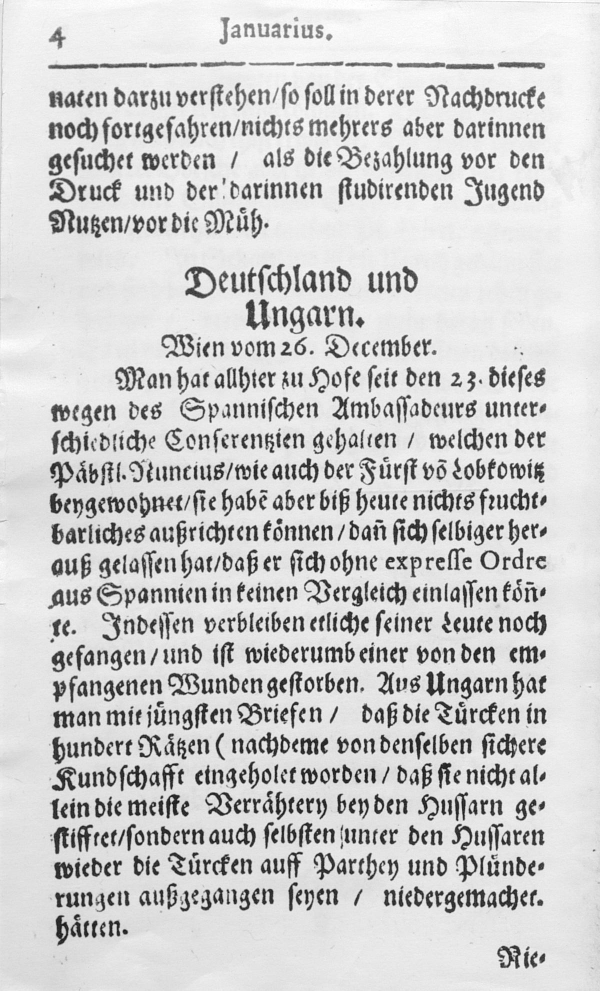
//> input picture _share/992520.jpg, 1200 x 1981 px (shown at 1/2 size)
$ ./gradient   (built with g++ and OpenCV 4)
//> lines starting //> are read from the running program, lines starting //| are printed output that depends on the picture; after the words box and inside, x2 and y2 are one past the last pixel; in counts of white or black regions, pixels touching at a corner belong together
// #include "stdafx.h"

#include <opencv2/core/core.hpp>
#include <opencv2/highgui/highgui.hpp>
#include <opencv2/imgproc/imgproc.hpp>
#include <iostream>

using namespace cv;
using namespace std;

#define INPUT_FILE              "992520.jpg"
#define OUTPUT_FOLDER_PATH      string("")

int main(int argc, char* argv[])
{
    Mat large = imread(INPUT_FILE);
//> large is the input picture: 1981 rows x 1200 cols, CV_8UC3; min 0, max 255, mean 204.5
    Mat rgb;
    // downsample and use it for processing
    pyrDown(large, rgb);
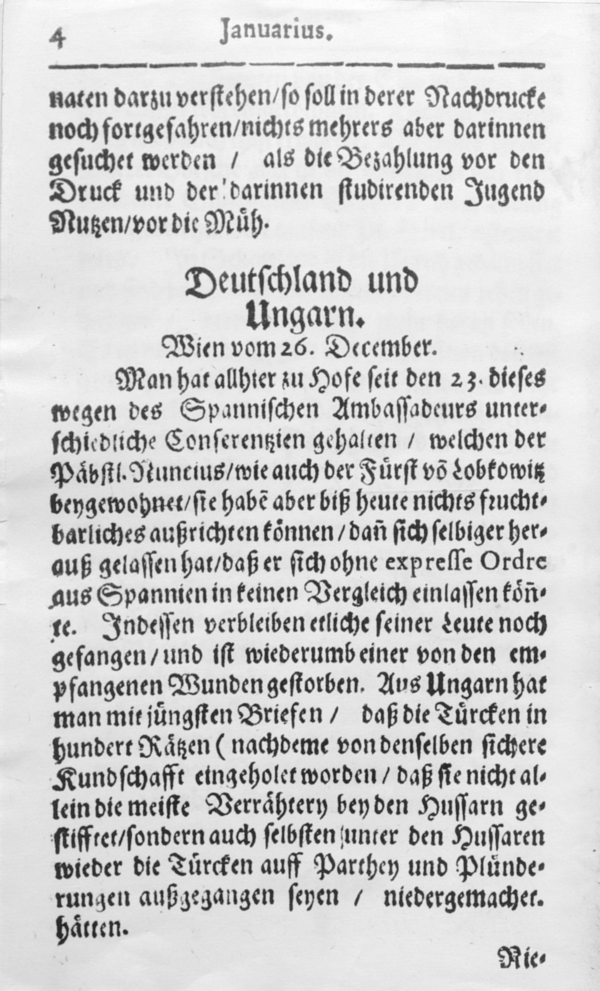
//> rgb: 991 rows x 600 cols, CV_8UC3; min 31, max 255, mean 204.6
    Mat small;
    cvtColor(rgb, small, CV_BGR2GRAY);
    // morphological gradient
    Mat grad;
    Mat morphKernel = getStructuringElement(MORPH_ELLIPSE, Size(3, 3));
    morphologyEx(small, grad, MORPH_GRADIENT, morphKernel);
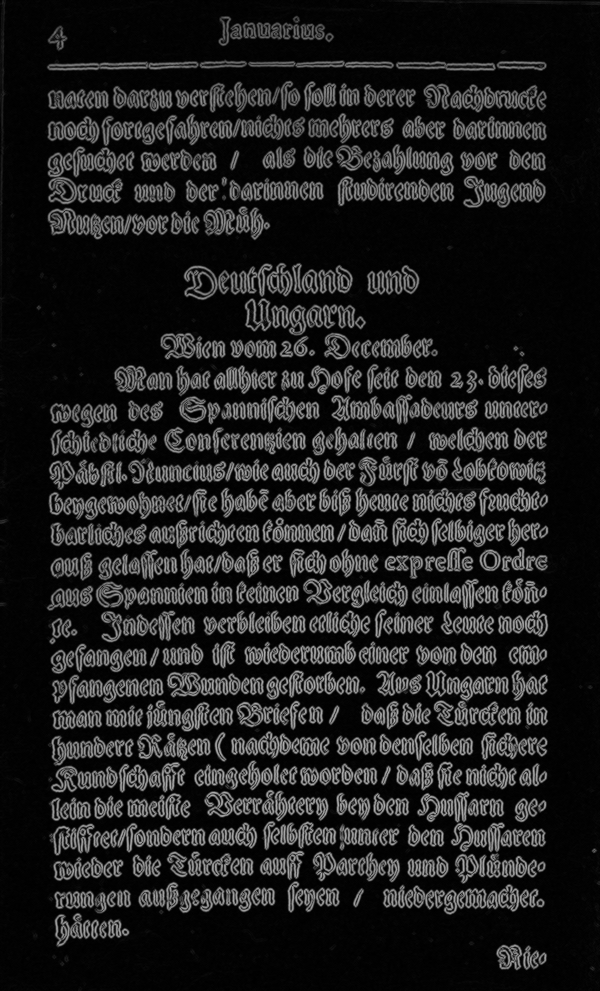
//> grad: 991 rows x 600 cols, CV_8UC1; min 0, max 177, mean 31.5
    // binarize
    Mat bw;
    threshold(grad, bw, 0.0, 255.0, THRESH_BINARY | THRESH_OTSU);
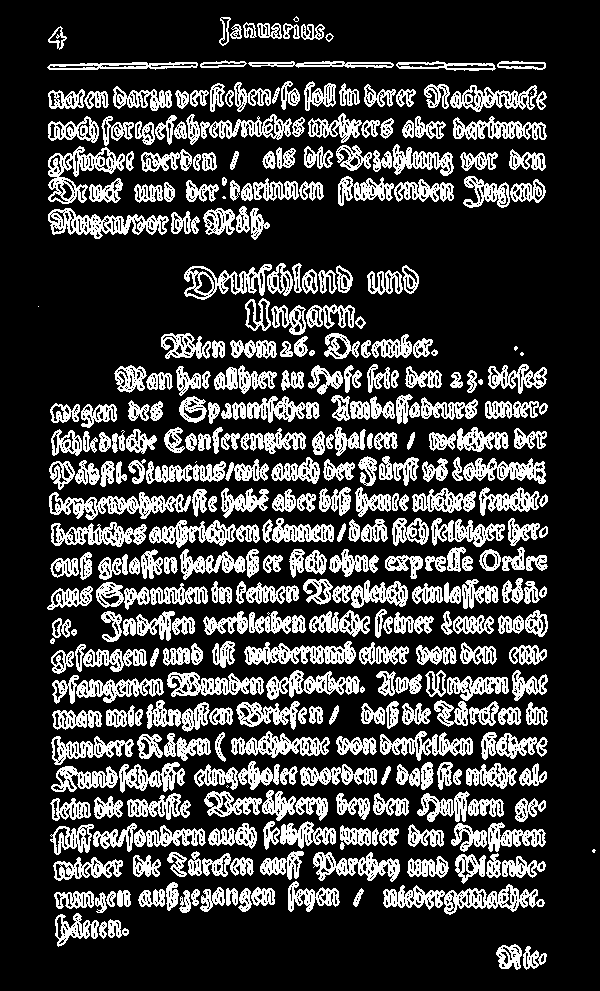
//> bw: 991 rows x 600 cols, CV_8UC1; 24% white in thin lines or dots, all inside (x1, y1, x2, y2) = (38, 16, 596, 970)
    // connect horizontally oriented regions
    Mat connected;
    morphKernel = getStructuringElement(MORPH_RECT, Size(9, 1));
    morphologyEx(bw, connected, MORPH_CLOSE, morphKernel);
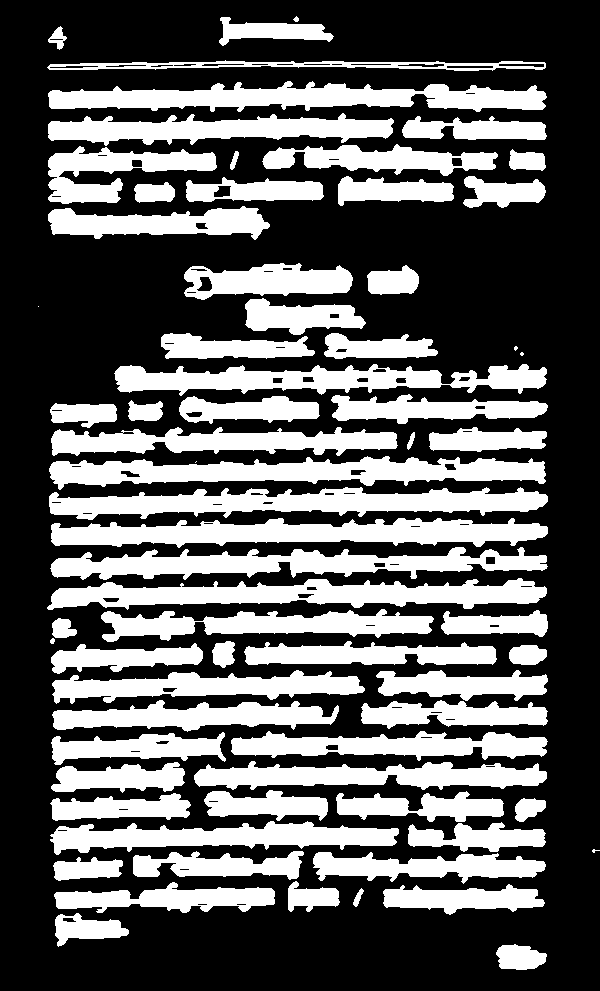
//> connected: 991 rows x 600 cols, CV_8UC1; 36.2% white; 70 white regions (5 under 20 px)
    // find contours
    Mat mask = Mat::zeros(bw.size(), CV_8UC1);
    vector<vector<Point>> contours;
    vector<Vec4i> hierarchy;
    findContours(connected, contours, hierarchy, CV_RETR_CCOMP, CV_CHAIN_APPROX_SIMPLE, Point(0, 0));
//> contours = 151 contours, 33 with area under 20; largest, box (x1, y1, x2, y2) and area: (49, 456, 546, 490) 9137, (51, 518, 548, 548) 9013, (49, 487, 548, 520) 8921, (47, 578, 547, 610) 8788, (48, 81, 547, 112) 8613
    // filter contours
    for(int idx = 0; idx >= 0; idx = hierarchy[idx][0])
    {
        Rect rect = boundingRect(contours[idx]);
        Mat maskROI(mask, rect);
        maskROI = Scalar(0, 0, 0);
        // fill the contour
        drawContours(mask, contours, idx, Scalar(255, 255, 255), CV_FILLED);
        // ratio of non-zero pixels in the filled region
        double r = (double)countNonZero(maskROI)/(rect.width*rect.height);

        if (r > .45 /* assume at least 45% of the area is filled if it contains text */
            &&
            (rect.height > 8 && rect.width > 8) /* constraints on region size */
            /* these two conditions alone are not very robust. better to use something
            like the number of significant peaks in a horizontal projection as a third condition */
            )
        {
            rectangle(rgb, rect, Scalar(0, 255, 0), 2);
        }
    }
//> this loop made 70 passes
//> (rect, r) on passes 1 to 12: (Rect(496, 944, 51, 26), 0.753), (Rect(55, 913, 74, 34), 0.571), (Rect(353, 888, 11, 19), 0.44), (Rect(383, 884, 162, 31), 0.608), (Rect(54, 882, 221, 31), 0.566), (Rect(288, 881, 52, 31), 0.62), (Rect(53, 857, 70, 24), 0.699), (Rect(313, 852, 233, 32), 0.573), (Rect(133, 851, 171, 29), 0.608), (Rect(592, 849, 8, 4), 0.469), (Rect(408, 822, 138, 30), 0.596), (Rect(50, 821, 349, 34), 0.556)
//> (rect, r) on passes 37, 47, 51: (Rect(195, 461, 2, 2), 0.5), (Rect(520, 352, 4, 4), 0.75), (Rect(38, 306, 1, 1), 1)
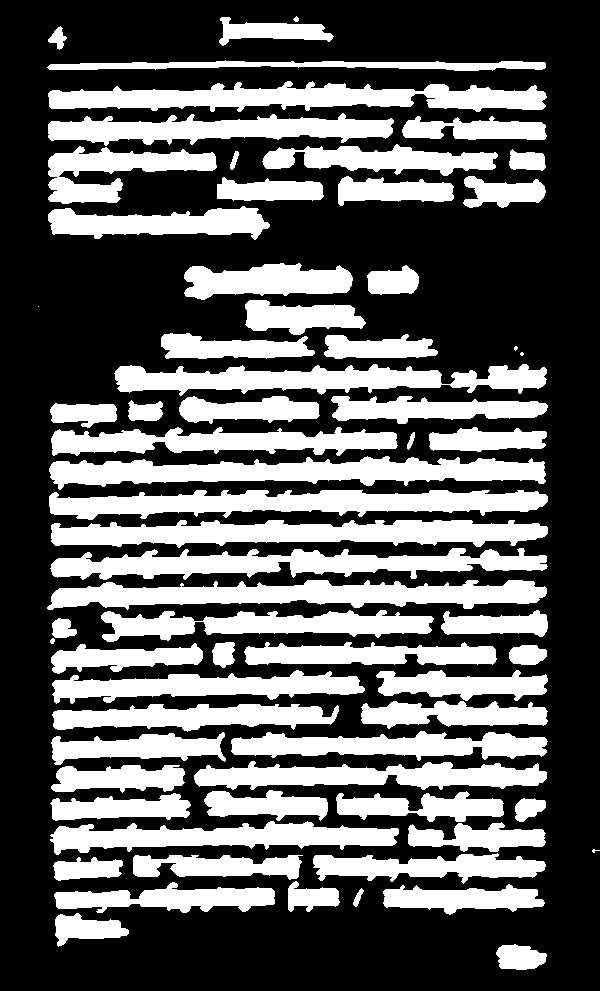
//> mask: 991 rows x 600 cols, CV_8UC1; 36.3% white; 68 white regions (4 under 20 px), largest, box (x1, y1, x2, y2) and area: (49, 456, 546, 490) 9681, (51, 520, 548, 548) 9483, (49, 490, 548, 520) 9338
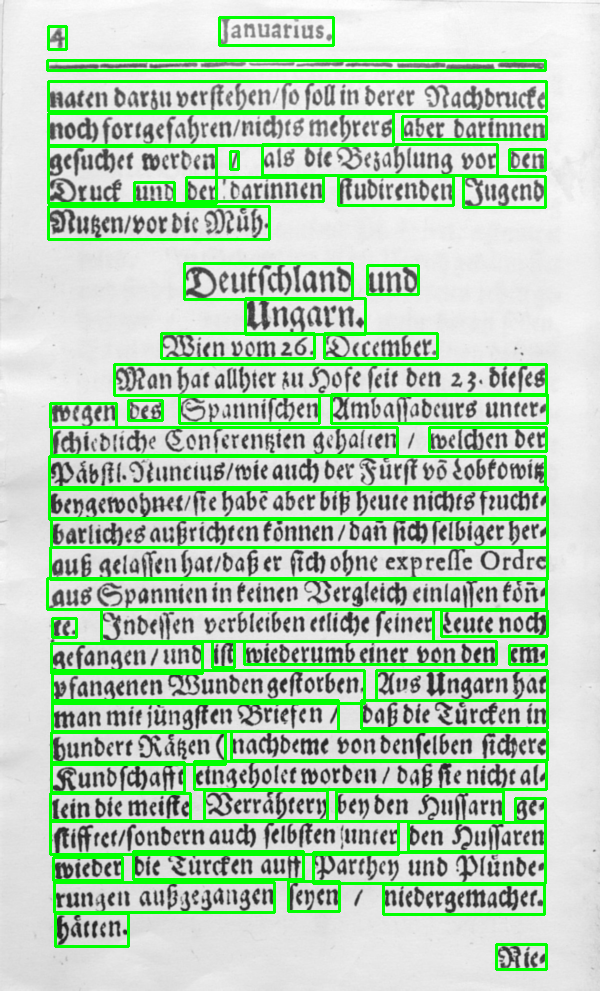
//> rgb: 991 rows x 600 cols, CV_8UC3; 11.33% of pixels changed, all inside (x1, y1, x2, y2) = (46, 16, 549, 971)
    imwrite(OUTPUT_FOLDER_PATH + string("rgb.jpg"), rgb);

    return 0;
}

$ run again, with _share/992517.jpg copied over _share/992520.jpg
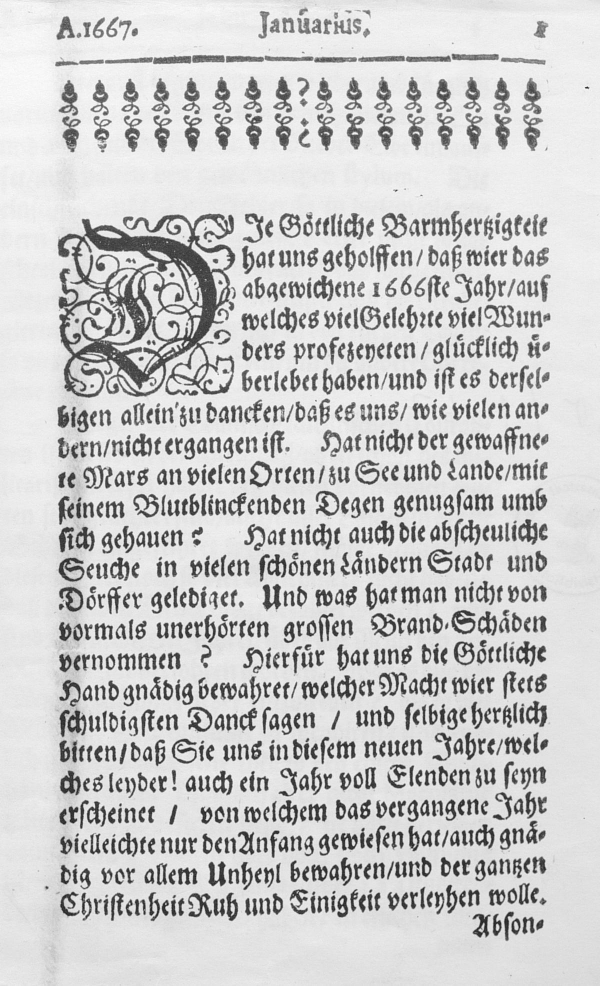
//> input picture _share/992517.jpg, 1200 x 1971 px (shown at 1/2 size)
//> large is the input picture: 1971 rows x 1200 cols, CV_8UC3; min 0, max 255, mean 201.7
//> `threshold(grad, bw, 0.0, 255.0, THRESH_BINARY | THRESH_OTSU);`:
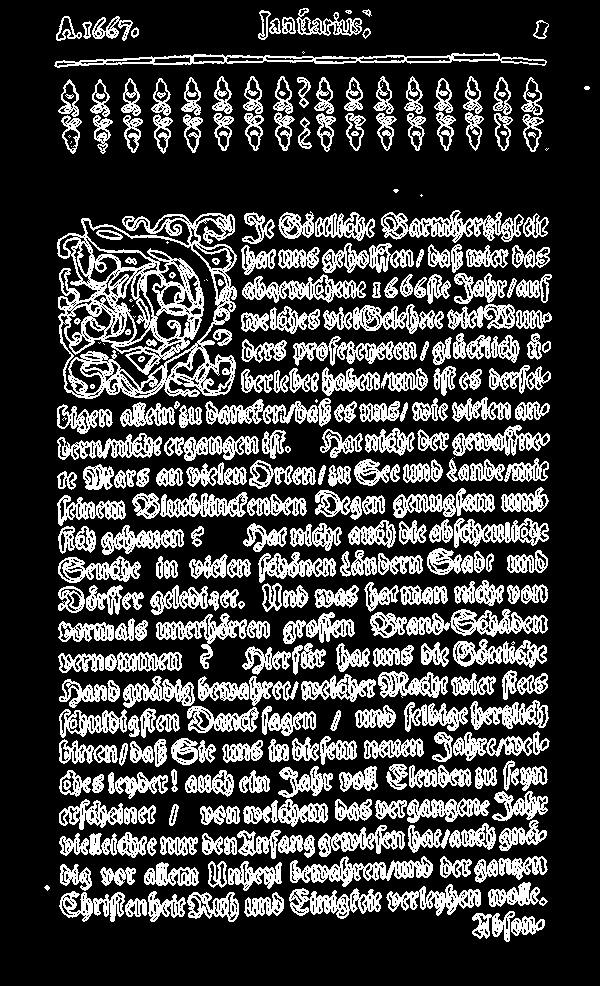
//> bw: 986 rows x 600 cols, CV_8UC1; 25.8% white in thin lines or dots, all inside (x1, y1, x2, y2) = (44, 8, 590, 942)
//> connected: 986 rows x 600 cols, CV_8UC1; 39.1% white; 69 white regions (5 under 20 px)
//> contours = 285 contours, 59 with area under 20; largest, box (x1, y1, x2, y2) and area: (57, 213, 552, 399) 51464, (59, 882, 548, 922) 9344, (59, 670, 548, 708) 8935, (59, 820, 547, 859) 8841, (57, 487, 549, 526) 8783
//> the loop `for(int idx = 0; idx >= 0; idx = hierarchy[idx][0])` made 69 passes
//> (rect, r) on passes 1 to 8: (Rect(472, 911, 73, 31), 0.647), (Rect(44, 885, 6, 6), 0.583), (Rect(59, 882, 489, 40), 0.506), (Rect(100, 867, 36, 19), 0.811), (Rect(60, 864, 32, 27), 0.713), (Rect(144, 862, 55, 24), 0.763), (Rect(208, 856, 340, 35), 0.52), (Rect(59, 820, 488, 39), 0.493)
//> after the loop `for(int idx = 0; idx >= 0; idx = hierarchy[idx][0])`:
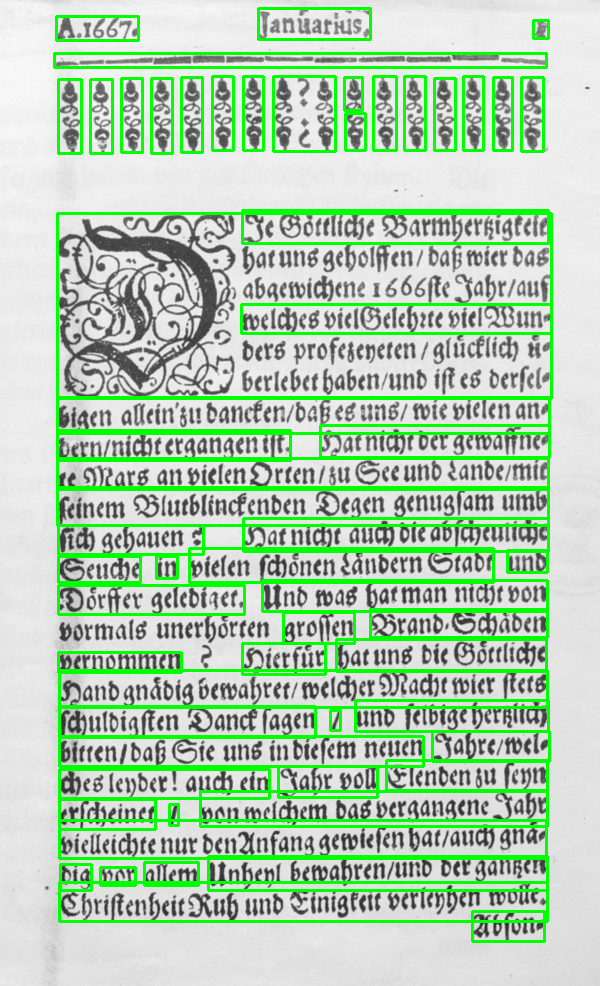
//> rgb: 986 rows x 600 cols, CV_8UC3; mean B, G, R 176.5, 205.5, 176.5

$ run again, with _share/992711.jpg copied over _share/992520.jpg
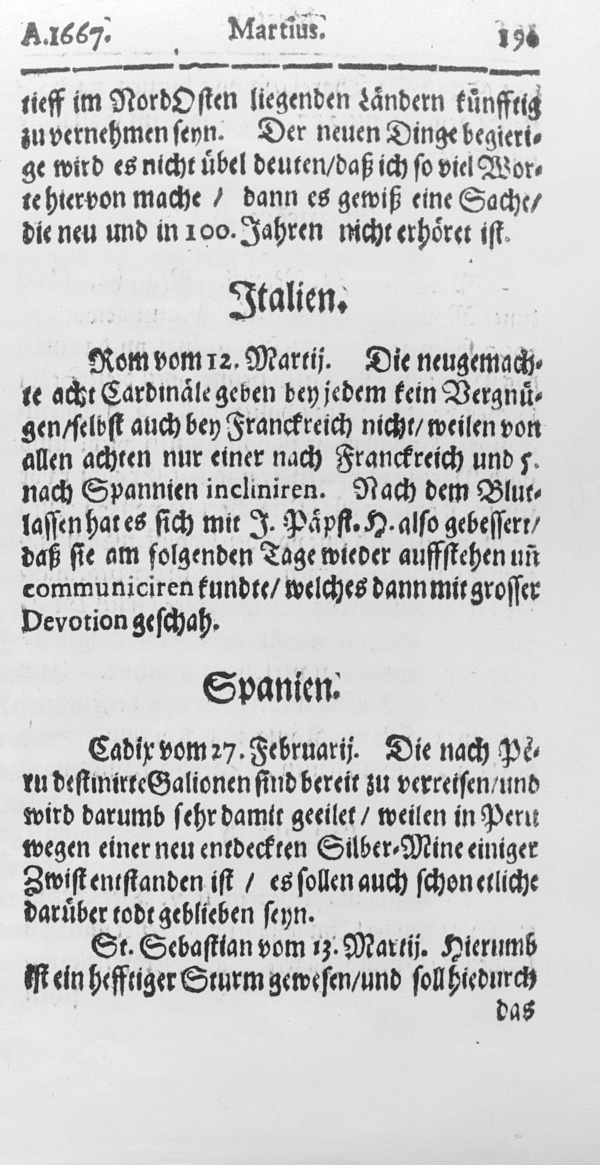
//> input picture _share/992711.jpg, 1200 x 2329 px (shown at 1/2 size)
//> large is the input picture: 2329 rows x 1200 cols, CV_8UC3; min 0, max 255, mean 201.7
//> `threshold(grad, bw, 0.0, 255.0, THRESH_BINARY | THRESH_OTSU);`:
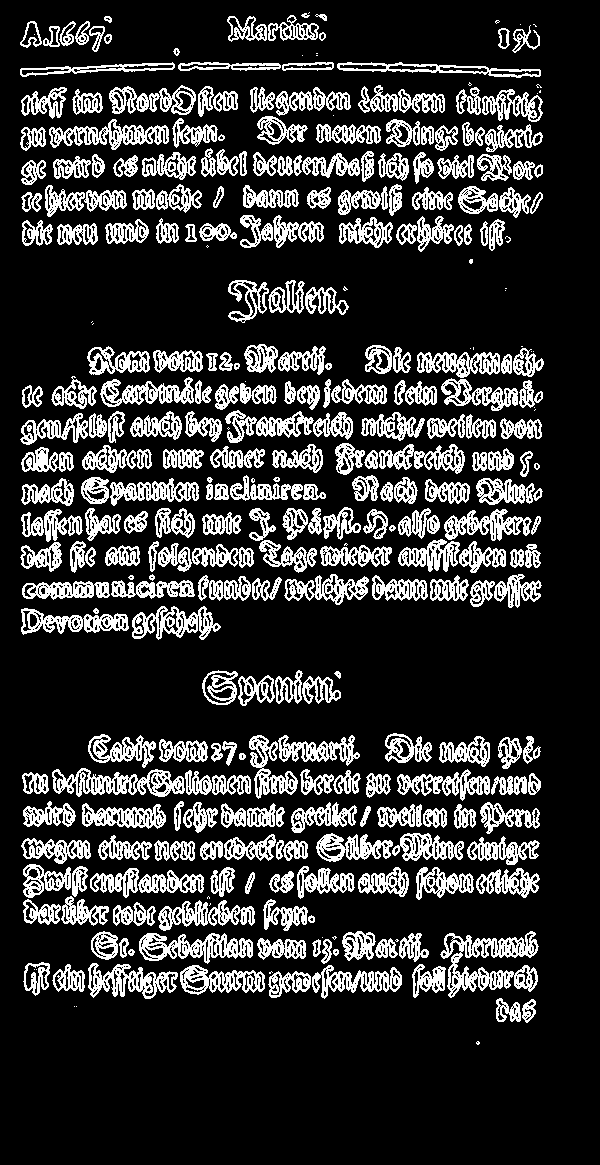
//> bw: 1165 rows x 600 cols, CV_8UC1; 20% white in thin lines or dots, all inside (x1, y1, x2, y2) = (20, 12, 544, 1045)
//> connected: 1165 rows x 600 cols, CV_8UC1; 31.3% white; 80 white regions (26 under 20 px)
//> contours = 204 contours, 64 with area under 20; largest, box (x1, y1, x2, y2) and area: (105, 507, 541, 573) 15689, (22, 734, 541, 801) 15171, (20, 410, 542, 445) 9958, (21, 148, 543, 185) 9796, (22, 574, 542, 608) 9582
//> the loop `for(int idx = 0; idx >= 0; idx = hierarchy[idx][0])` made 80 passes
//> (rect, r) on passes 3, 4, 6, 7, 8, 10, 11, 12: (Rect(496, 998, 40, 25), 0.773), (Rect(23, 962, 379, 37), 0.619), (Rect(412, 931, 127, 67), 0.57), (Rect(91, 931, 338, 33), 0.622), (Rect(263, 899, 52, 32), 0.575), (Rect(245, 872, 10, 22), 0.532), (Rect(269, 866, 271, 34), 0.627), (Rect(23, 864, 232, 67), 0.598)
//> after the loop `for(int idx = 0; idx >= 0; idx = hierarchy[idx][0])`:
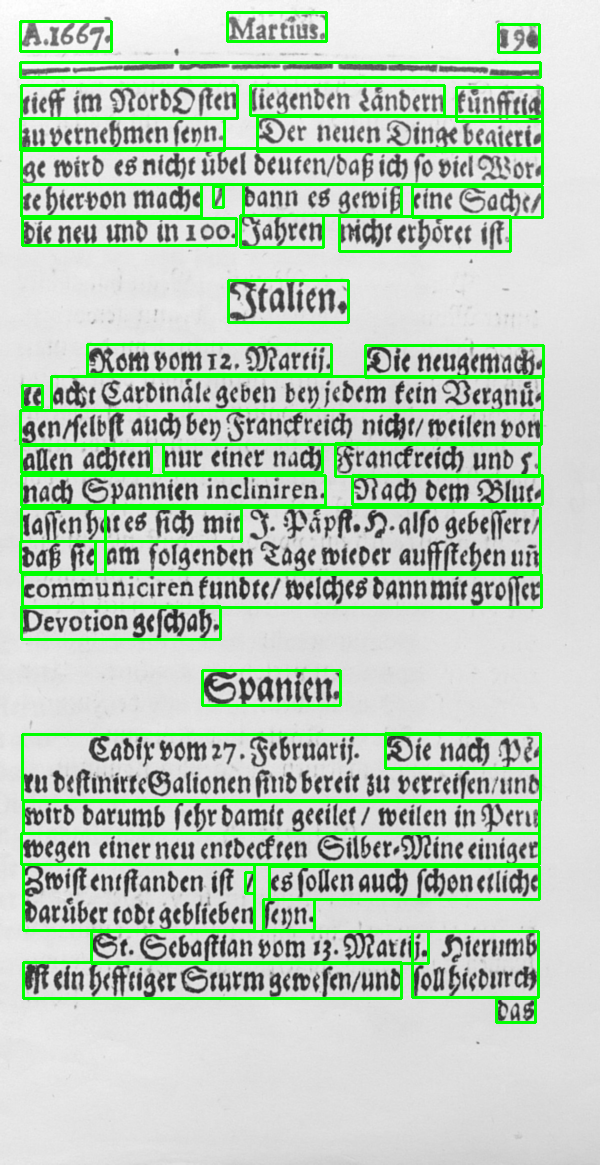
//> rgb: 1165 rows x 600 cols, CV_8UC3; mean B, G, R 183.2, 204.4, 183.2
